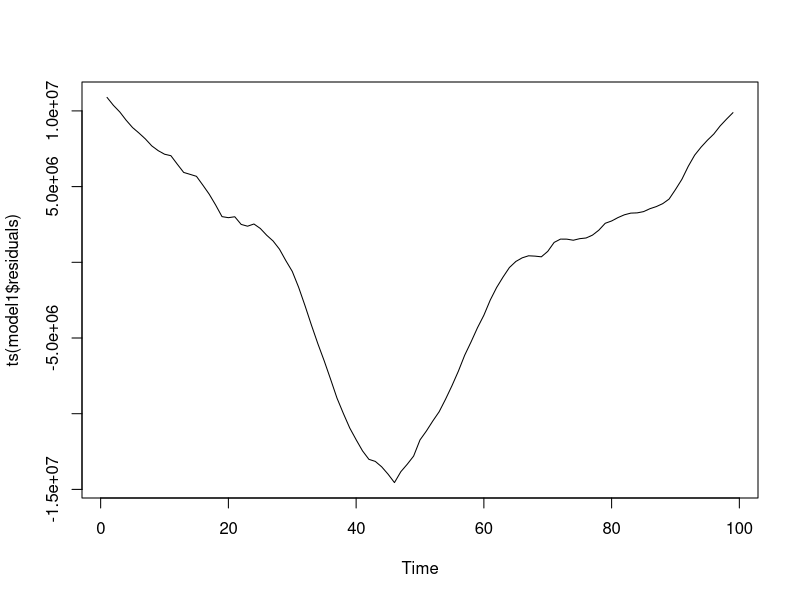
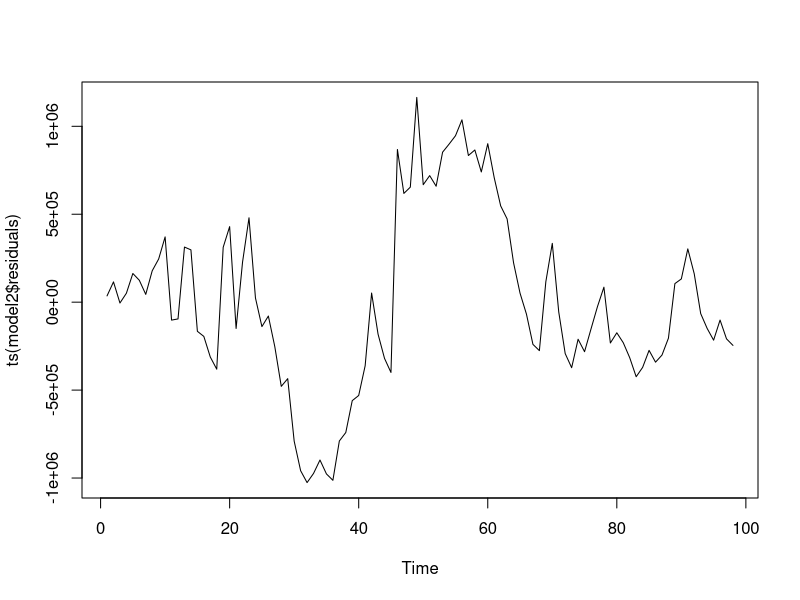
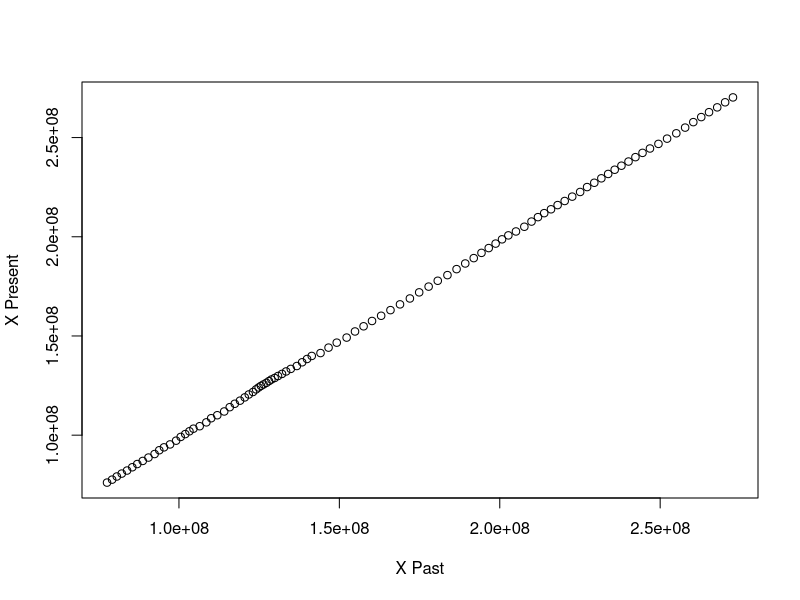
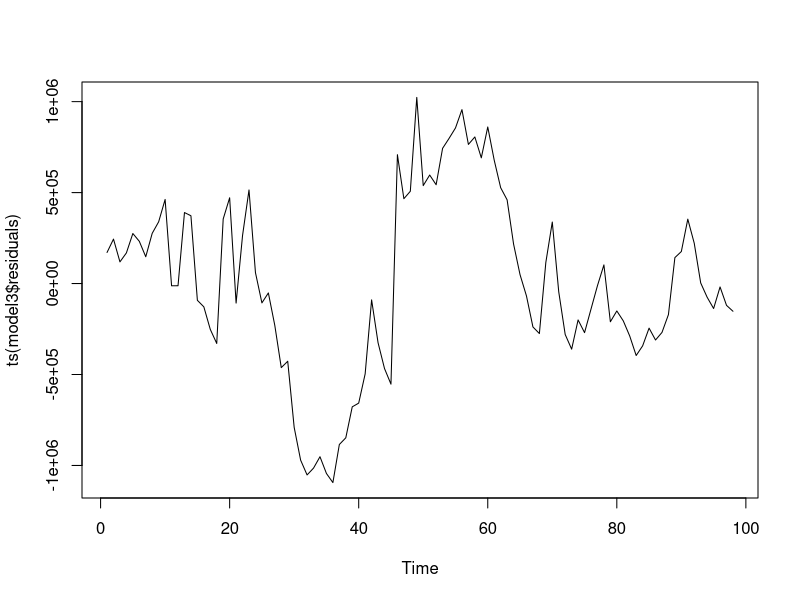

Recreate these plots in R, in order.
## ---- chunk 1
knitr::opts_knit$set(root.dir = 'C:/Users/neide/OneDrive/Documents/GitHub/BEwebinar/Data')
## ---- chunk 2
pop <- read.table("USpop.dat")
pop <- ts(pop, start = 1901)
n <- length(pop)
time <- seq(1,n)
model1 <- lm(pop ~ time)
summary(model1)
plot(ts(model1$residuals))
## ---- chunk 3
model2 <- lm(pop[-1] ~ pop[-n])
summary(model2)
plot(ts(model2$residuals))
## ---- chunk 4
cor(pop[-1],pop[-n])
plot(pop[-1],pop[-n],xlab="X Past",ylab="X Present")
## ---- chunk 5
model3 <- lm(pop[-1] ~ pop[-n] + time[-1])
summary(model3)
plot(ts(model3$residuals))
